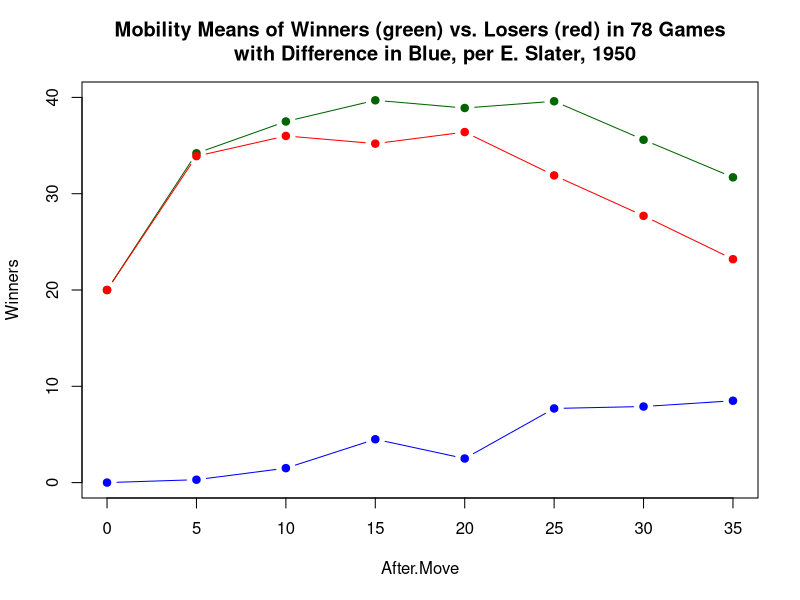
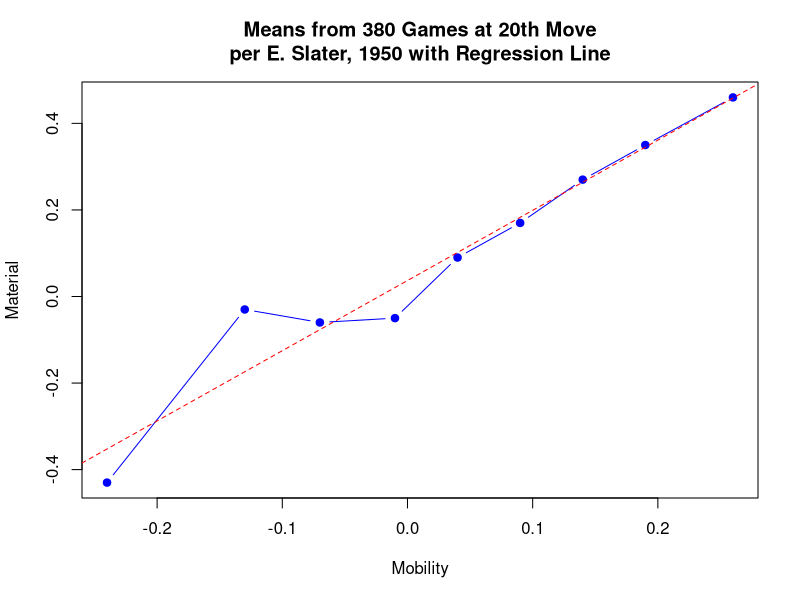

The R script that drew these images, in order:
# Elliot Slater's Data from 
# http://eliotslater.org/index.php/chess/147-statistics-for-the-chess-computer-and-the-factor-of-mobility
#
# Slater gives one reference to Shannon, which can be found here:
# http://vision.unipv.it/IA1/ProgrammingaComputerforPlayingChess.pdf
#
# Slater said that the linear model resulted in:
# 0.086 + 1.658 * Mobility
# but that is not per least squares fit, which is:
# 0.0369 + 1.6218 * Mobility
# Slater did not say if his fit was obtained by actually computing
# least squares or (more likely) by simply eyeballing the straight line.

# Mobility means from 78 random games
After.Move <- c(0, 5, 10, 15, 20, 25, 30, 35)
Winners    <- c(20, 34.2, 37.5, 39.7, 38.9, 39.6, 35.6, 31.7)
Losers     <- c(20, 33.9, 36, 35.2, 36.4, 31.9, 27.7, 23.2)
Difference <- Winners - Losers

plot(After.Move, Winners, pch=19, col="darkgreen", type="b", ylim=c(0, 40),
     main="Mobility Means of Winners (green) vs. Losers (red) in 78 Games
     with Difference in Blue, per E. Slater, 1950")
lines(After.Move, Losers, pch=19, col="red", type="b")
lines(After.Move, Difference, pch=19, col="blue", type="b")
#
#
Mobility <- c(.26, .19, .14, .09, .04, -.01, -.07, -.13, -.24)
Material <- c(.46, .35, .27, .17, .09, -.05, -.06, -.03, -.43)

mat.mob     <- data.frame(Mobility=Mobility, Material=Material)
mat.mob.fit <- lm(Material ~ Mobility, data=mat.mob)
plot(Mobility, Material, pch=19, col="blue", type="b",
     main="Means from 380 Games at 20th Move\nper E. Slater, 1950 with Regression Line")
abline(mat.mob.fit, col="red", lty=2)

summary(mat.mob.fit)

